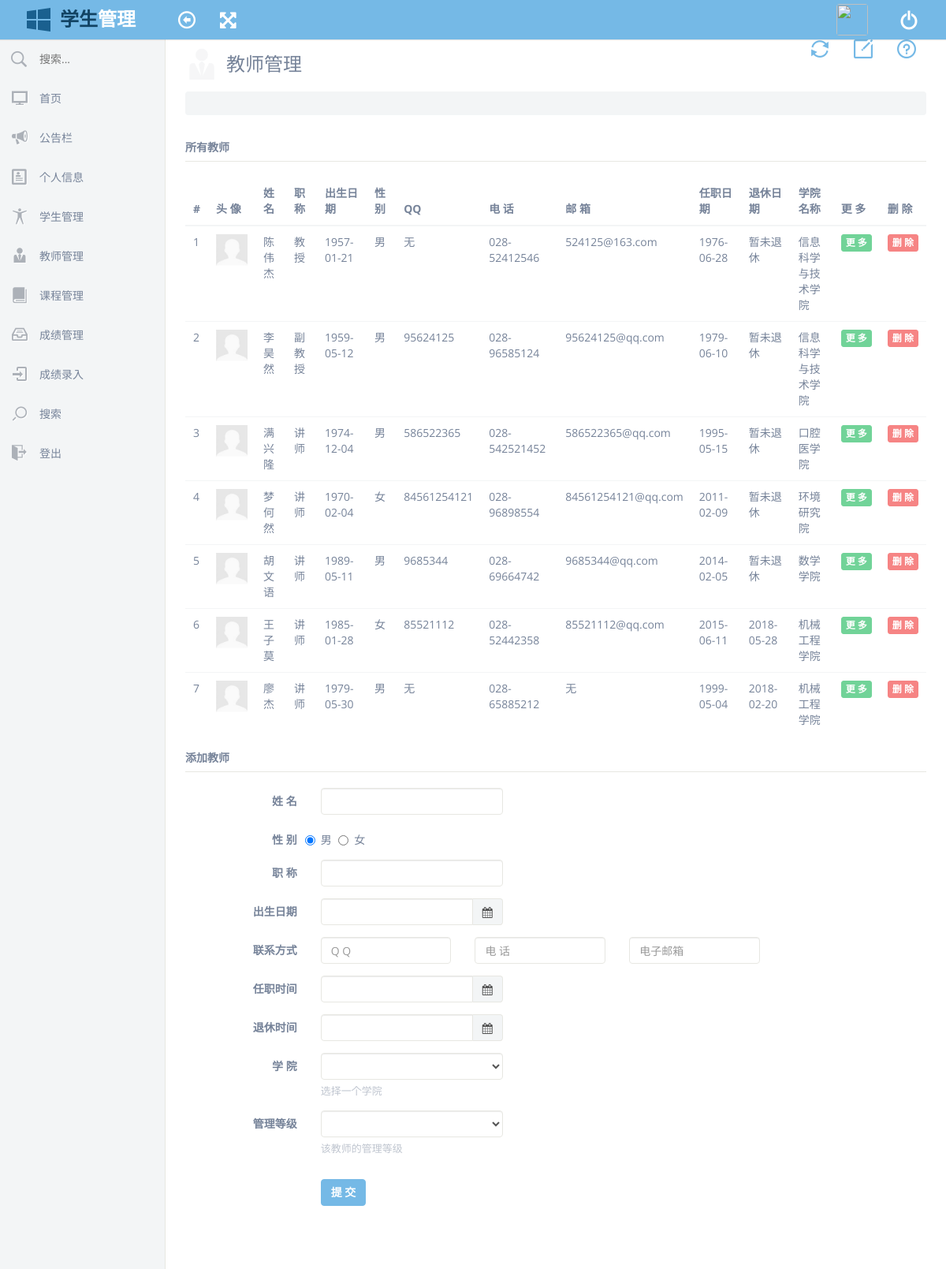
/manager/teacher.php (signed in), run on the app's committed database.
### tables this page shows
CREATE TABLE `teacher` (
  `id` int(11) NOT NULL,
  `teacher_no` varchar(20) NOT NULL,
  `name` varchar(20) NOT NULL,
  `avatar` varchar(50) NOT NULL DEFAULT 'defult_user.jpg',
  `academic_title` varchar(25) NOT NULL,
  `dob` date NOT NULL,
  `gender` varchar(2) NOT NULL,
  `qq` varchar(20) DEFAULT NULL,
  `phone` varchar(20) DEFAULT NULL,
  `email` varchar(20) DEFAULT NULL,
  `inauguration_date` date NOT NULL,
  `leave_date` date DEFAULT NULL,
  `academy_id` int(11) NOT NULL,
  `username` varchar(20) NOT NULL,
  `password` varchar(20) NOT NULL DEFAULT '12345',
  `role` varchar(10) NOT NULL
);

CREATE TABLE `academy` (
  `id` int(11) NOT NULL,
  `academy_no` varchar(25) NOT NULL,
  `name` varchar(25) NOT NULL,
  `address` varchar(255) NOT NULL
);

### manager/teacher.php (the view, shortened to what the rows shown need)
<?php
require('../db.php');
mysqli_query($connection,'set names utf8');
$query = "SELECT t.id, t.name, avatar, academic_title, dob, gender, qq, phone, email, inauguration_date, leave_date, a.name AS aname FROM teacher t INNER JOIN academy a ON a.id = t.academy_id";
$result = mysqli_query($connection,$query);
?>
<!DOCTYPE html>
<html lang="en">
    <head>
        <link href="../assets/css/icons.css" rel="stylesheet" />
        <link href="../assets/css/sprflat-theme/jquery.ui.all.css" rel="stylesheet" />
        <link href="../assets/css/bootstrap.css" rel="stylesheet" />
        <link href="../assets/css/plugins.css" rel="stylesheet" />
        <link href="../assets/css/main.css" rel="stylesheet" />
    </head>
    <body>
        <div id="content">
            <div class="content-wrapper">
                <div class="row">
                    <div class="col-lg-12 heading">
                        <h1 class="page-header"><i class="im-user4"></i>教师管理</h1>
                    </div>
                </div>
                <div class="outlet">
                    <div class="row">
                        <div class="col-lg-12">
                            <table class="table display" id="datatable">
                                <thead>
                                    <tr>
                                        <th>#</th>
                                        <th>头 像</th>
                                        <th>姓 名</th>
                                        <th>职 称</th>
                                        <th>出生日期</th>
                                        <th>性 别</th>
                                        <th>QQ</th>
                                        <th>电 话</th>
                                        <th>邮 箱</th>
                                        <th>任职日期</th>
                                        <th>退休日期</th>
                                        <th>学院名称</th>
                                        <th>更 多</th>
                                        <th>删 除</th>
                                    </tr>
                                </thead>
                                <tbody>
                                    <?php
                                    $i=1;
                                    while($row=mysqli_fetch_array($result)){
                                        echo "<tr>";
                                        echo "<td>".$i."</td>";
                                        echo "<td><img height=\"40px\" class=\"user-avatar\" src=\"../assets/img/avatars/".$row['avatar']."\"></td>";
                                        echo "<td>".$row['name']."</td>";
                                        echo "<td>".$row['academic_title']."</td>";
                                        echo "<td>".$row['dob']."</td>";
                                        echo "<td>".$row['gender']."</td>";
                                        if($row['qq']==""||$row['qq']==null){$row['qq']="无";}
                                        echo "<td>".$row['qq']."</td>";
                                        echo "<td>".$row['phone']."</td>";
                                        if($row['email']==""||$row['email']==null){$row['email']="无";}
                                        echo "<td>".$row['email']."</td>";
                                        echo "<td>".$row['inauguration_date']."</td>";
                                        if($row['leave_date']=="0000-00-00"||$row['leave_date']==null){$row['leave_date']="暂未退休";}
                                        echo "<td>".$row['leave_date']."</td>";
                                        echo "<td>".$row['aname']."</td>";
                                        echo "<td><button class='btn btn-xs btn-success' onclick=\"window.location.href='detail_teacher.php?id=".$row['id']."'\">更 多</button></td>";
                                        echo "<td><button class='btn btn-xs btn-danger' onclick=\"window.location.href='dele_teacher.php?id=".$row['id']."'\">删 除</button></td>";
                                        echo "</tr>";
                                        $i++;
                                    }
                                    ?>
                                </tbody>
                            </table>
                        </div>
                    </div>
                </div>
            </div>
        </div>
    </body>
</html>

### data on the page
teacher: avatar (picture), name "陈伟杰", academic_title "教授", dob "1957-01-21", gender "男", qq "无", phone "028-52412546", email "524125@163.com", inauguration_date "1976-06-28", leave_date "暂未退休", academy.name "信息科学与技术学院"
teacher: avatar (picture), name "李昊然", academic_title "副教授", dob "1959-05-12", gender "男", qq "95624125", phone "028-96585124", email "95624125@qq.com", inauguration_date "1979-06-10", leave_date "暂未退休", academy.name "信息科学与技术学院"
teacher: avatar (picture), name "满兴隆", academic_title "讲师", dob "1974-12-04", gender "男", qq "586522365", phone "028-542521452", email "586522365@qq.com", inauguration_date "1995-05-15", leave_date "暂未退休", academy.name "口腔医学院"
teacher: avatar (picture), name "梦何然", academic_title "讲师", dob "1970-02-04", gender "女", qq "84561254121", phone "028-96898554", email "84561254121@qq.com", inauguration_date "2011-02-09", leave_date "暂未退休", academy.name "环境研究院"
teacher: avatar (picture), name "胡文语", academic_title "讲师", dob "1989-05-11", gender "男", qq "9685344", phone "028-69664742", email "9685344@qq.com", inauguration_date "2014-02-05", leave_date "暂未退休", academy.name "数学学院"
teacher: avatar (picture), name "王子莫", academic_title "讲师", dob "1985-01-28", gender "女", qq "85521112", phone "028-52442358", email "85521112@qq.com", inauguration_date "2015-06-11", leave_date "2018-05-28", academy.name "机械工程学院"
teacher: avatar (picture), name "廖杰", academic_title "讲师", dob "1979-05-30", gender "男", qq "无", phone "028-65885212", email "无", inauguration_date "1999-05-04", leave_date "2018-02-20", academy.name "机械工程学院"
